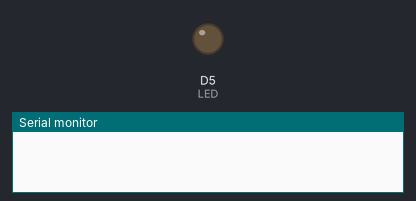
A sketch run on a simulated ESP8266 (NodeMCU). Shown: output pins drawn as LEDs (lit = HIGH), the last lines printed to the serial monitor. WiFi joins after 1.5 s; servers stay silent unless stated.

Above: at 6.8 s.
At 16.8 s:
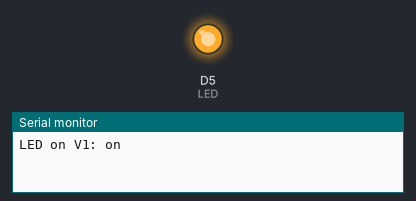
Timing chart, 0 to 27.8 s (numbered marks = the images above):
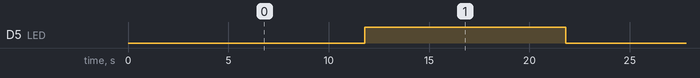

The sketch:

sketch_may15a.ino
```cpp
/*************************************************************

  Blynk using a LED widget on your phone!

  App project setup:
    LED widget on V1
 *************************************************************/

// Template ID, Device Name and Auth Token are provided by the Blynk.Cloud
// See the Device Info tab, or Template settings
#define BLYNK_TEMPLATE_ID "TMPLJmpAUome"
#define BLYNK_DEVICE_NAME "Fire Starter V1"
#define BLYNK_AUTH_TOKEN "l-H3RAHApa61uX4pPc1o5HXpnAiuqHrn"


// Comment this out to disable prints and save space
#define BLYNK_PRINT Serial

#include <ESP8266WiFi.h>
#include <BlynkSimpleEsp8266.h>

char auth[] = BLYNK_AUTH_TOKEN;

// Your WiFi credentials.
// Set password to "" for open networks.
char ssid[] = "Capt. Benson";
char pass[] = "Dick Wolf";

int LED = D5;
WidgetLED led1(V1);

BlynkTimer timer;

// V1 LED Widget is blinking
void blinkLedWidget()
{
  if (led1.getValue()) {
    led1.off();
    Serial.println("LED on V1: off");
    digitalWrite(LED, LOW);
  } else {
    led1.on();
    Serial.println("LED on V1: on");
    digitalWrite(LED, HIGH);
  }
}

void setup()
{
pinMode(LED, OUTPUT);
digitalWrite(LED, LOW);
  // Debug console
  Serial.begin(115200);

  Blynk.begin(auth, ssid, pass);
  // You can also specify server:
  //Blynk.begin(auth, ssid, pass, "blynk.cloud", 80);
  //Blynk.begin(auth, ssid, pass, IPAddress(192,168,1,100), 8080);

  timer.setInterval(10000L, blinkLedWidget);
}

void loop()
{
  Blynk.run();
  timer.run();
}
```

Measured:
- by itself, D5 (LED): alternates HIGH for 10.0 s and LOW for 10.0 s
